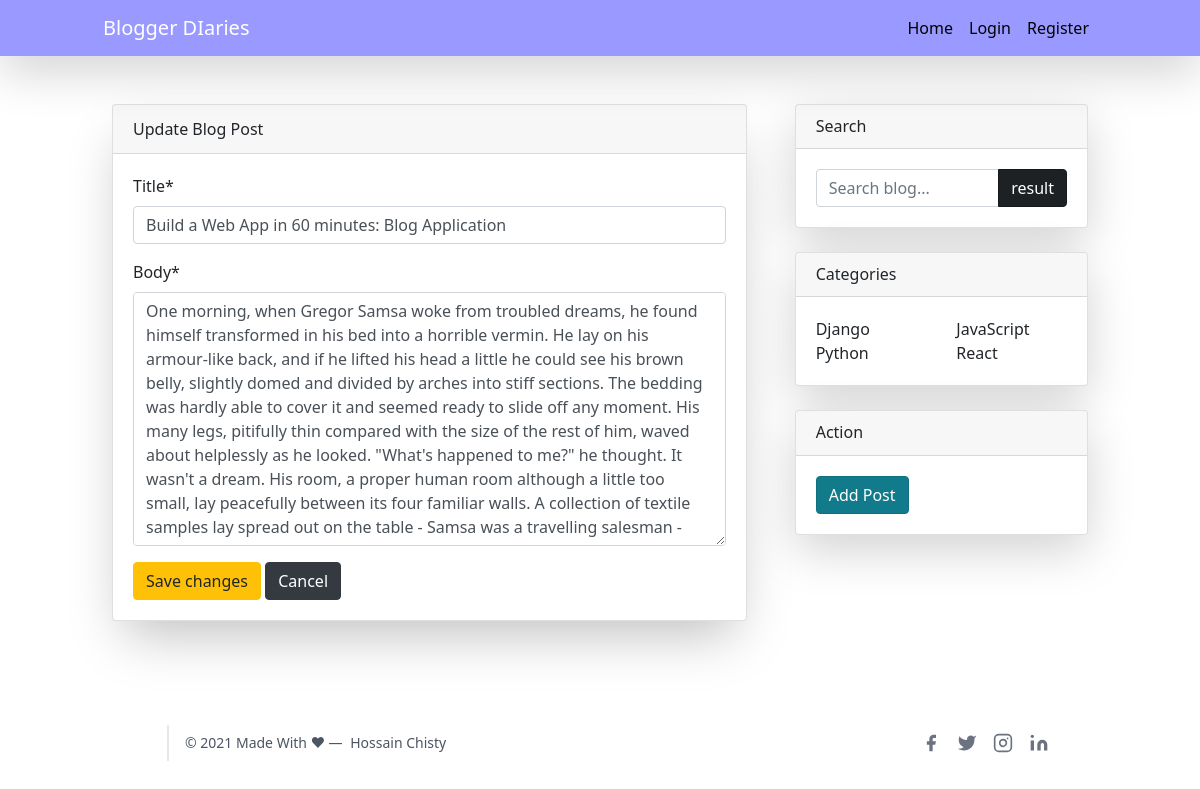
The app's page /post_update/2, older data.
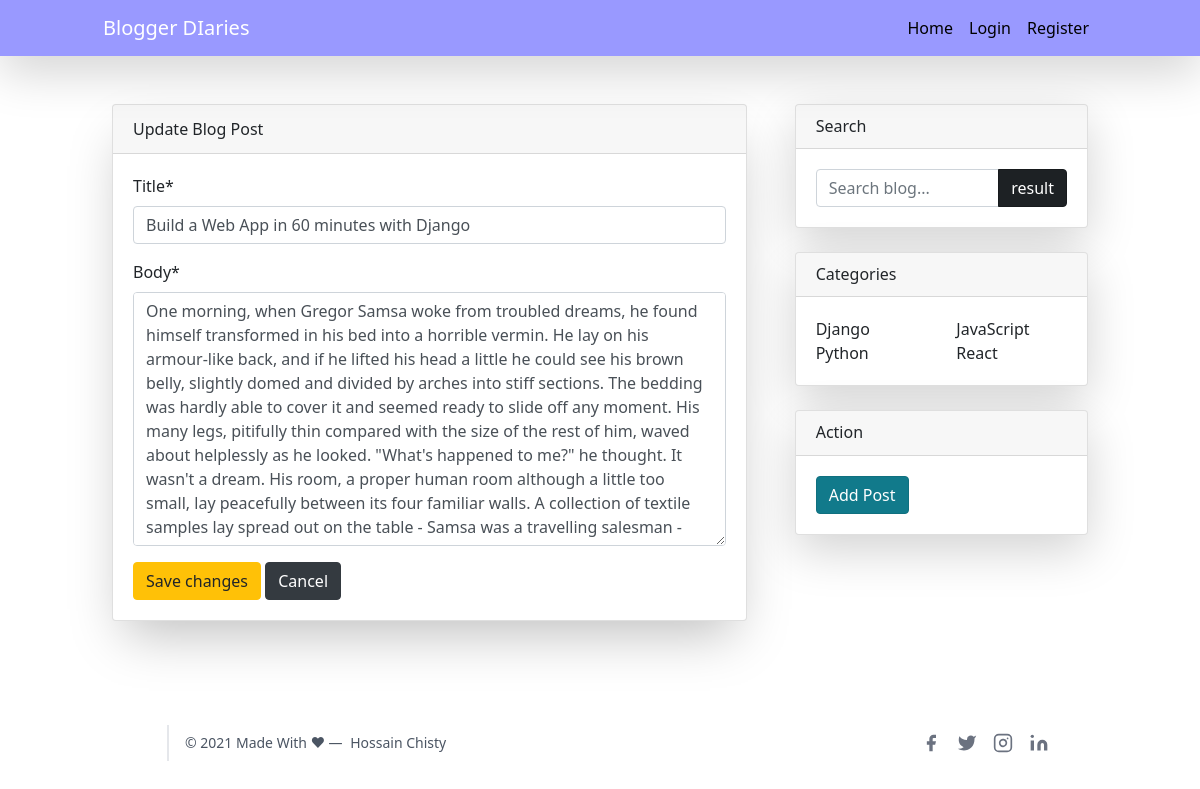
The same page, newer data.
### Blog/models.py (models this page shows, shortened)
class Post(models.Model):
    title = models.CharField(max_length=200)
    body = models.TextField()
    slug = AutoSlugField(populate_from='title',null=True)
    published_date = models.DateTimeField(auto_now_add=True)
    author = models.ForeignKey(
        User,
         on_delete=models.CASCADE)
    class Meta:
        verbose_name_plural = 'Post'
        ordering = ['-published_date',]

### Blog/views.py (the view)
# urls.py: path('post_update/<pk>', POSTUpdateView.as_view(), name="post_edit"),
class POSTUpdateView(UpdateView):
    model = Post
    fields = [ 'title',
                'body' ]
    template_name = 'post_form.html'
    success_url = "/"

### Blog/templates/post_form.html (shortened to what this page needs)
{% extends "base.html" %}
{% load crispy_forms_tags %}
{% block content %}
<div class="col-md-8 p-4">
    <div class="card mb-4 my-6 shadow-2xl">
        <div class="card-header">
            Update Blog Post
        </div>
        <div class="card-body">
            <form action="" method="post">
                {{ form|crispy }}
                <input type="submit" value="Save changes" class="btn btn-warning btn-radius">
                <a href="{% url 'home' %}" class="btn btn-dark">Cancel</a>
            </form>
        </div>
    </div>
</div>
{% endblock %}

### Blog/templates/base.html (shortened to what this page needs)
<!DOCTYPE html>
<html lang="en">
<head>
  {% load static %}
  {% load crispy_forms_tags %}
  <link href="{% static 'vendor/bootstrap/css/bootstrap.min.css' %}" rel="stylesheet">
  <link href="{% static 'css/blog-home.css' %}" rel="stylesheet">
  <link href="https://unpkg.com/tailwindcss@^2/dist/tailwind.min.css" rel="stylesheet">
  <link rel="stylesheet" href="https://unpkg.com/tailwindcss/dist/tailwind.min.css">
</head>
<body>
  <nav class="navbar navbar-expand-lg fixed-top shadow-lg" style="background-color:
#9999ff;">
    <div class="container">
      <a class="navbar-brand text-white" href="{% url 'home' %}">Blogger DIaries</a>
      <div class="collapse navbar-collapse text-black" id="navbarResponsive">
        <ul class="navbar-nav ml-auto">
          <li class="nav-item active">
            <a class="nav-link" href="{% url 'home' %}">Home
            </a>
          </li>
          {% if user.is_authenticated %}
          <li class="nav-item">
            <a class="nav-link" href="#">Hello, {{ user.username }}</a>
          <li>
          <li class="nav-item">
            <a class="nav-link" href="{% url 'logout' %}">Logout</a>
          </li>
          {% else %}
          <li class="nav-item">
            <a class="nav-link" href="{% url 'login' %}">Login</a>
          </li>
          <li class="nav-item">
            <a class="nav-link" href="{% url 'register' %}">Register</a>
          </li>
          {% endif %}
        </ul>
      </div>
    </div>
  </nav>
  <div class="container">
    <div class="row">
      {% block content %}
      {% endblock %}
      <div class="col-md-4 p-4">
        <div class="card my-4 shadow-lg">
          <h5 class="card-header">Search</h5>
          <div class="card-body">
            <form action="/result" method="get">
              <div class="input-group">
                <input type="text" class="form-control" name="search_query" placeholder="Search blog...">
                <span class="input-group-append">
                  <input class="btn btn-dark active" type="submit" value="result">
                </span>
            </form>
          </div>
        </div>
      </div>
      <div class="card my-4 shadow-lg">
        <h5 class="card-header">Categories</h5>
        <div class="card-body">
          <div class="row">
            <div class="col-lg-6">
              <ul class="list-unstyled mb-0">
                <li>
                  <a href="{% url 'home' %}">Django</a>
                </li>
                <li>
                  <a href="{% url 'home' %}">Python</a>
                </li>
              </ul>
            </div>
            <div class="col-lg-6">
              <ul class="list-unstyled mb-0">
                <li>
                  <a href="{% url 'home' %}">JavaScript</a>
                </li>
                <li>
                  <a href="{% url 'home' %}">React</a>
                </li>
              </ul>
            </div>
          </div>
        </div>
      </div>
      <div class="card my-4 shadow-lg">
        <h5 class="card-header">Action</h5>
        <div class="card-body">
          <a class="btn btn-info active" href="{% url 'create_post' %}">Add Post</a>
        </div>
      </div>
    </div>
  </div>
  <footer class="text-gray-600 body-font">
    <div class="container px-5 py-8 mx-auto flex items-center sm:flex-row flex-col">
      <p class="text-sm text-black-500 sm:ml-4 sm:pl-4 sm:border-l-2 sm:border-gray-200 sm:py-2 sm:mt-0 mt-4">© 2021
        Made With ❤ —
        <a href="https://github.com/hossainchisty" class="text-black-600 ml-1" rel="noopener noreferrer"
          target="_blank">Hossain Chisty</a>
      </p>
      <span class="inline-flex sm:ml-auto sm:mt-0 mt-4 justify-center sm:justify-start">
        <a class="text-gray-500">
          <svg fill="currentColor" stroke-linecap="round" stroke-linejoin="round" stroke-width="2" class="w-5 h-5"
            viewBox="0 0 24 24">
            <path d="M18 2h-3a5 5 0 00-5 5v3H7v4h3v8h4v-8h3l1-4h-4V7a1 1 0 011-1h3z"></path>
          </svg>
        </a>
        <a class="ml-3 text-gray-500">
          <svg fill="currentColor" stroke-linecap="round" stroke-linejoin="round" stroke-width="2" class="w-5 h-5"
            viewBox="0 0 24 24">
            <path
              d="M23 3a10.9 10.9 0 01-3.14 1.53 4.48 4.48 0 00-7.86 3v1A10.66 10.66 0 013 4s-4 9 5 13a11.64 11.64 0 01-7 2c9 5 20 0 20-11.5a4.5 4.5 0 00-.08-.83A7.72 7.72 0 0023 3z">
            </path>
          </svg>
        </a>
        <a class="ml-3 text-gray-500">
          <svg fill="none" stroke="currentColor" stroke-linecap="round" stroke-linejoin="round" stroke-width="2"
            class="w-5 h-5" viewBox="0 0 24 24">
            <rect width="20" height="20" x="2" y="2" rx="5" ry="5"></rect>
            <path d="M16 11.37A4 4 0 1112.63 8 4 4 0 0116 11.37zm1.5-4.87h.01"></path>
          </svg>
        </a>
        <a class="ml-3 text-gray-500">
          <svg fill="currentColor" stroke="currentColor" stroke-linecap="round" stroke-linejoin="round" stroke-width="0"
            class="w-5 h-5" viewBox="0 0 24 24">
            <path stroke="none"
              d="M16 8a6 6 0 016 6v7h-4v-7a2 2 0 00-2-2 2 2 0 00-2 2v7h-4v-7a6 6 0 016-6zM2 9h4v12H2z"></path>
            <circle cx="4" cy="4" r="2" stroke="none"></circle>
          </svg>
        </a>
      </span>
    </div>
  </footer>
</body>
</html>

### static/css/blog-home.css (style rules this page uses)
body { padding-top: 56px; }
* { padding: 0; margin: 0; }

Row changes from the older to the newer data that the page shows:
changed Post: title "Build a Web App in 60 minutes: Blog Application" → "Build a Web App in 60 minutes with Django"
